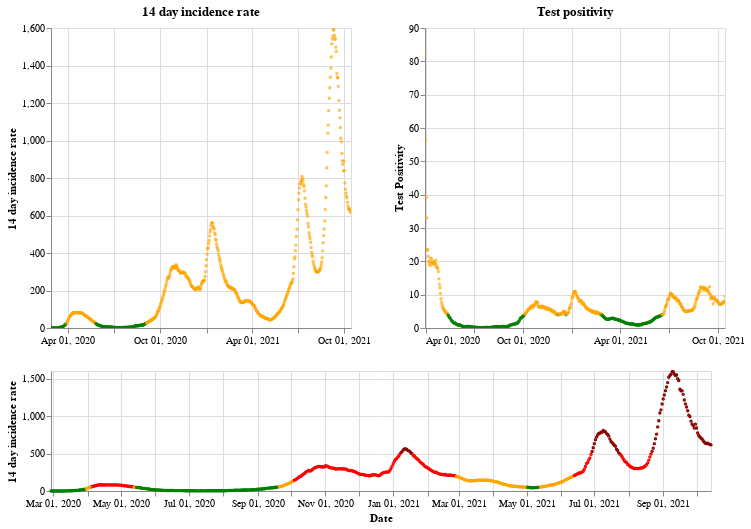

Notebook code for this chart:
### Markdown cell above
## Scotland

### Code cell
plot_traffic_light('Scotland')

### Figure 1 — Vega-Lite specification as saved in the notebook (floating-point values rounded to 4 significant figures; data arrays with more than 128 entries replaced by an {"elided": "..."} marker saying what was removed)
{"config": {"view": {"continuousWidth": 400, "continuousHeight": 300}}, "vconcat": [{"hconcat": [{"mark": {"type": "point", "size": 2}, "encoding": {"color": {"condition": {"value": "green", "test": "(datum.twoWeeklyCasesRate <= 25)"}, "value": "orange"}, "tooltip": [{"type": "nominal", "field": "areaName"}, {"type": "temporal", "field": "date"}, {"type": "quantitative", "field": "twoWeeklyCasesRate"}, {"type": "quantitative", "field": "testPositivity"}], "x": {"type": "temporal", "axis": {"title": ""}, "field": "date", "scale": {"domain": {"selection": "DateBrush"}}, "timeUnit": "yearmonthdate"}, "y": {"type": "quantitative", "axis": {"title": "14 day incidence rate"}, "field": "twoWeeklyCasesRate"}}, "title": "14 day incidence rate", "width": 300}, {"mark": {"type": "point", "size": 2}, "encoding": {"color": {"condition": {"value": "green", "test": "(datum.testPositivity <= 4)"}, "value": "orange"}, "tooltip": [{"type": "nominal", "field": "areaName"}, {"type": "temporal", "field": "date"}, {"type": "quantitative", "field": "twoWeeklyCasesRate"}, {"type": "quantitative", "field": "testPositivity"}], "x": {"type": "temporal", "axis": {"title": ""}, "field": "date", "scale": {"domain": {"selection": "DateBrush"}}, "timeUnit": "yearmonthdate"}, "y": {"type": "quantitative", "axis": {"title": "Test Positivity"}, "field": "testPositivity"}}, "title": "Test positivity", "width": 300}]}, {"layer": [{"mark": {"type": "point", "size": 2}, "encoding": {"color": {"condition": {"value": "orange", "test": "(((datum.testPositivity < 4) && (datum.twoWeeklyCasesRate >= 50)) && (datum.twoWeeklyCasesRate < 200))"}, "value": "red"}, "opacity": {"condition": {"value": 1, "test": "((datum.twoWeeklyCasesRate >= 50) && (datum.twoWeeklyCasesRate < 500))"}, "value": 0}, "tooltip": [{"type": "nominal", "field": "areaName"}, {"type": "temporal", "field": "date"}, {"type": "quantitative", "field": "twoWeeklyCasesRate"}, {"type": "quantitative", "field": "testPositivity"}], "x": {"type": "temporal", "axis": {"title": "Date"}, "field": "date", "timeUnit": "yearmonthdate"}, "y": {"type": "quantitative", "axis": {"title": "14 day incidence rate"}, "field": "twoWeeklyCasesRate"}}, "selection": {"DateBrush": {"type": "interval", "encodings": ["x"], "fields": ["Time"]}}}, {"mark": {"type": "point", "size": 2}, "encoding": {"color": {"value": "darkred"}, "opacity": {"condition": {"value": 1, "test": "(datum.twoWeeklyCasesRate >= 500)"}, "value": 0}, "tooltip": [{"type": "nominal", "field": "areaName"}, {"type": "temporal", "field": "date"}, {"type": "quantitative", "field": "twoWeeklyCasesRate"}, {"type": "quantitative", "field": "testPositivity"}], "x": {"type": "temporal", "axis": {"title": "Date"}, "field": "date", "timeUnit": "yearmonthdate"}, "y": {"type": "quantitative", "axis": {"title": "14 day incidence rate"}, "field": "twoWeeklyCasesRate"}}}, {"mark": {"type": "point", "size": 2}, "encoding": {"color": {"condition": {"value": "green", "test": "((datum.testPositivity < 4) && (datum.twoWeeklyCasesRate < 50))"}, "value": "orange"}, "opacity": {"condition": {"value": 1, "test": "(datum.twoWeeklyCasesRate < 50)"}, "value": 0}, "tooltip": [{"type": "nominal", "field": "areaName"}, {"type": "temporal", "field": "date"}, {"type": "quantitative", "field": "twoWeeklyCasesRate"}, {"type": "quantitative", "field": "testPositivity"}], "x": {"type": "temporal", "axis": {"title": "Date"}, "field": "date", "timeUnit": "yearmonthdate"}, "y": {"type": "quantitative", "axis": {"title": "14 day incidence rate"}, "field": "twoWeeklyCasesRate"}}}], "height": 120, "width": 660}], "data": {"name": "data-0e00cdf5e1f3f079423a7c9d20d72a21"}, "$schema": "https://vega.github.io/schema/vega-lite/v4.8.1.json", "datasets": {"data-0e00cdf5e1f3f079423a7c9d20d72a21": {"elided": "595 records"}}}
